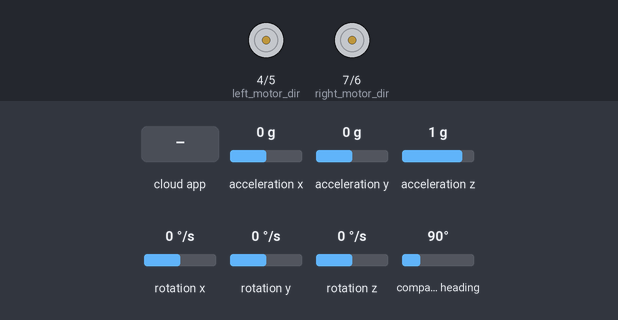
This sketch was run on a simulated Arduino Uno, built with avr-gcc and run on an emulated ATmega328P. On the bench: direction and speed pins drawn as motors (green arrow = direction pin HIGH = forward, orange = LOW = backward, longer = more drive). The test bench sets the inputs (shaded band); at power-on: acceleration x 0 g, acceleration y 0 g, acceleration z 1 g, rotation x 0 °/s, rotation y 0 °/s, rotation z 0 °/s, compass heading 90°. The ROS host is connected and sends only what is stated.

Above: at 2.2 s.
2.3 s: the phone or cloud app sets left_cmd_pwm to 45
At 3.1 s:
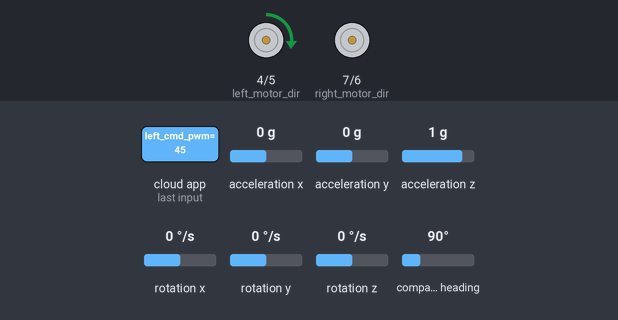
3.8 s: the phone or cloud app sets right_cmd_pwm to 45
At 4.2 s:
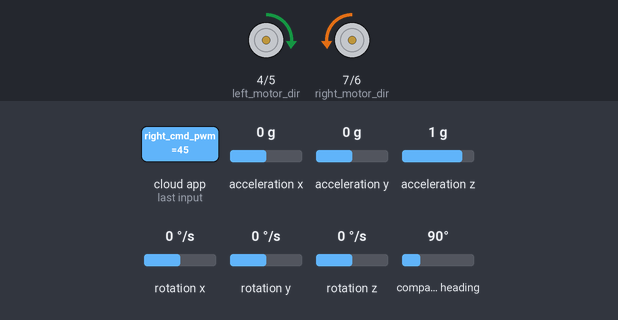
5.3 s: the phone or cloud app sets left_cmd_pwm to 0
At 6.5 s:
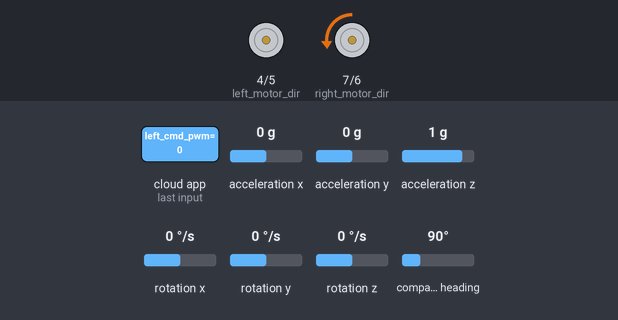
6.8 s: the phone or cloud app sets right_cmd_pwm to 180
At 7.7 s:
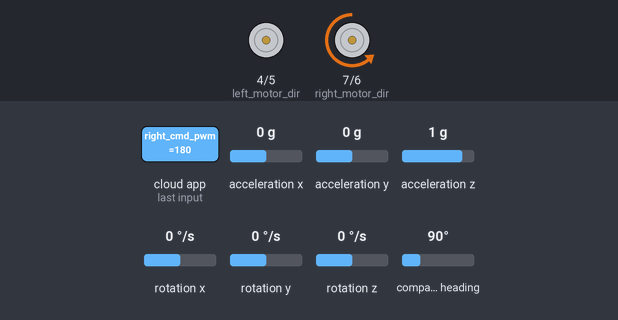
8.3 s: the phone or cloud app sets left_cmd_pwm to 90
At 8.9 s:
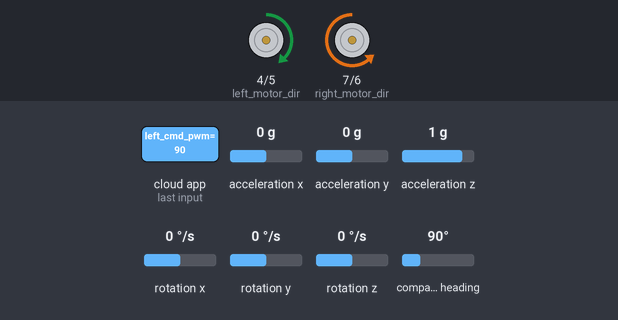
9.8 s: the phone or cloud app sets right_cmd_pwm to 0
At 11.2 s:
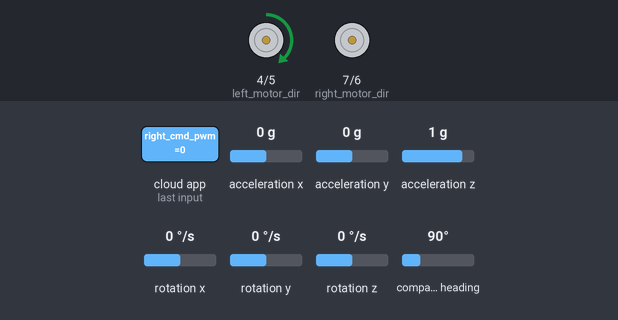
Timing chart, 0 to 12.3 s (numbered marks = the images above; inputs shaded):
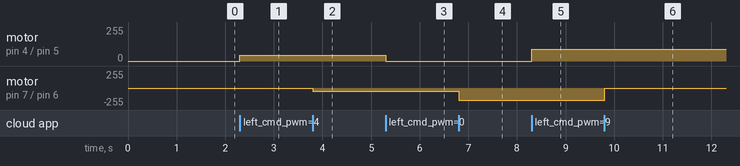

The sketch:

arduino_code_v3.ino
```cpp
// Include library
#define USE_USBCON // For Arduino Due rosserial in every board and computer
#include <ros.h>
#include <std_msgs/Int32.h>
#include <sensor_msgs/Imu.h>
#include <ros/time.h>
#include <tf/tf.h>
#include <tf/transform_broadcaster.h>
#include <geometry_msgs/Quaternion.h>

#include <Wire.h>
#include <Adafruit_Sensor.h>
#include <Adafruit_BNO055.h>
#include <utility/imumaths.h>

// Handles startup and shutdown of ROS
ros::NodeHandle nh;

// Init IMU object
Adafruit_BNO055 myIMU = Adafruit_BNO055(55, 0x28);

// Encoder and Motor Left
#define left_motor_pwm 5
#define left_motor_dir 4
int counter_left = 0;
uint8_t enc_left_A = 10;
uint8_t enc_left_B = 11;

// Encoder and Motor Right
#define right_motor_pwm 6
#define right_motor_dir 7
int counter_right = 0;
uint8_t enc_right_A = 8;
uint8_t enc_right_B = 9;

// preassign variable
int left_pwm;
int right_pwm;

void left_cmd_pwm_cb(const std_msgs::Int32& msg); // function prototype
void right_cmd_pwm_cb(const std_msgs::Int32& msg); // function prototype

// Init Encoder Pub
std_msgs::Int32 right_wheel_tick_count;
ros::Publisher rightPub("right_ticks", &right_wheel_tick_count);

std_msgs::Int32 left_wheel_tick_count;
ros::Publisher leftPub("left_ticks", &left_wheel_tick_count);

// Init Imu Pub
sensor_msgs::Imu imu_data;
ros::Publisher imupub("imu", &imu_data);
geometry_msgs::Quaternion q;

// Init Left wheel velocity Sub
ros::Subscriber<std_msgs::Int32> left_sub("/left_cmd_pwm", &left_cmd_pwm_cb);

// Init Right wheel velocity Sub
ros::Subscriber<std_msgs::Int32> right_sub("/right_cmd_pwm", &right_cmd_pwm_cb);

// 100ms interval for measurements
const int interval = 100;
long previousMillis = 0;
long currentMillis = 0;

void setup() {
  // Motor
  pinMode(left_motor_pwm, OUTPUT);
  pinMode(left_motor_dir, OUTPUT);
  pinMode(right_motor_pwm, OUTPUT);
  pinMode(right_motor_dir, OUTPUT);

  // Interupt encoder
  pinMode(enc_left_A, INPUT_PULLUP);
  pinMode(enc_left_B, INPUT_PULLUP);
  pinMode(enc_right_A, INPUT_PULLUP);
  pinMode(enc_right_B, INPUT_PULLUP);
  attachInterrupt(enc_left_A, ai10, CHANGE);
  attachInterrupt(enc_left_B, ai11, CHANGE);
  attachInterrupt(enc_right_A, ai8, CHANGE);
  attachInterrupt(enc_right_B, ai9, CHANGE);

  // IMU
  myIMU.begin();
  delay(1000);
  myIMU.setExtCrystalUse(true);

  // ROS Setup
  //nh.getHardware()->setBaud(115200);
  nh.initNode();
  nh.subscribe(left_sub); // start subscribe to sub
  nh.subscribe(right_sub);
  nh.advertise(rightPub);
  nh.advertise(leftPub);
  nh.advertise(imupub);
}

void loop() {

  // Record the time
  currentMillis = millis();

  // If 100ms have passed, print the number of ticks
  if (currentMillis - previousMillis > interval) {

    previousMillis = currentMillis;

    uint8_t system, gyro, accel, mg = 0;
    myIMU.getCalibration(&system, &gyro, &accel, &mg);
    imu::Vector<3> acc = myIMU.getVector(Adafruit_BNO055::VECTOR_ACCELEROMETER);
    imu::Vector<3> gyr = myIMU.getVector(Adafruit_BNO055::VECTOR_GYROSCOPE);
    imu::Vector<3> rpy = myIMU.getVector(Adafruit_BNO055::VECTOR_EULER);

    //populate data to msg
    //imu_data.header.seq = 0;
    imu_data.header.stamp = nh.now();
    imu_data.header.frame_id = "imu_link";

    q = tf::createQuaternionFromYaw(rpy.z());

    imu_data.orientation.x = q.x;
    imu_data.orientation.y = q.y;
    imu_data.orientation.z = q.z;
    imu_data.orientation.w = q.w;

    imu_data.angular_velocity.x = gyr.x();
    imu_data.angular_velocity.y = gyr.y();
    imu_data.angular_velocity.z = gyr.z();

    imu_data.linear_acceleration.x = acc.x();
    imu_data.linear_acceleration.y = acc.y();
    imu_data.linear_acceleration.z = acc.z();

    imupub.publish( &imu_data );
  }
  rightPub.publish( &right_wheel_tick_count );
  leftPub.publish( &left_wheel_tick_count );
  nh.spinOnce(); // "spinonce" have to be outside of "if" to avoid msg not publish
}
```

cmd_pwm.ino
```cpp
// callback function for subcribe to left wheel
void left_cmd_pwm_cb(const std_msgs::Int32& msg)
{
  // get linear and angular velocity from twist
  left_pwm = msg.data;

  // write pwm to pin
  if ( left_pwm < 0) {
    analogWrite(left_motor_pwm, abs(left_pwm));
    digitalWrite(left_motor_dir, 0);
  }
  else if ( left_pwm > 0) {
    analogWrite(left_motor_pwm, left_pwm);
    digitalWrite(left_motor_dir, 1);
  }
  else {
    analogWrite(left_motor_pwm, 0);
    digitalWrite(left_motor_dir, 0);
  }
}


// callback function for subcribe to right wheel
void right_cmd_pwm_cb(const std_msgs::Int32& msg)
{
  // get linear and angular velocity from twist
  right_pwm = msg.data;

  // write pwm to pin
  if (right_pwm < 0) {
    analogWrite(right_motor_pwm, abs(right_pwm));
    digitalWrite(right_motor_dir, 1);
  }
  else if (right_pwm > 0) {
    analogWrite(right_motor_pwm, right_pwm);
    digitalWrite(right_motor_dir, 0);
  }
  else {
    analogWrite(right_motor_pwm, 0);
    digitalWrite(right_motor_dir, 0);
  }
}
```

encoder.ino
```cpp
void ai10() {
  if (digitalRead(enc_left_A) == HIGH) {
    if (digitalRead(enc_left_B) == LOW) {
      counter_left--;
    }
    else {
      counter_left++;
    }
  }
  else {
    if (digitalRead(enc_left_B) == LOW) {
      counter_left++;
    }
    else {
      counter_left--;
    }
  }
  left_wheel_tick_count.data = counter_left;
}

void ai11() {
  if (digitalRead(enc_left_B) == HIGH) {
    if (digitalRead(enc_left_A) == LOW) {
      counter_left++;
    }
    else {
      counter_left--;
    }
  }
  else {
    if (digitalRead(enc_left_A) == LOW) {
      counter_left--;
    }
    else {
      counter_left++;
    }
  }
  left_wheel_tick_count.data = counter_left;
}


void ai8() {
  if (digitalRead(enc_right_A) == HIGH) {
    if (digitalRead(enc_right_B) == LOW) {
      counter_right++;
    }
    else {
      counter_right--;
    }
  }
  else {
    if (digitalRead(enc_right_B) == LOW) {
      counter_right--;
    }
    else {
      counter_right++;
    }
  }
  right_wheel_tick_count.data = counter_right;
}

void ai9() {
  if (digitalRead(enc_right_B) == HIGH) {
    if (digitalRead(enc_right_A) == LOW) {
      counter_right--;
    }
    else {
      counter_right++;
    }
  }
  else {
    if (digitalRead(enc_right_A) == LOW) {
      counter_right++;
    }
    else {
      counter_right--;
    }
  }
  right_wheel_tick_count.data = counter_right;
}
```

Measured:
- after the input at 2.3 s, motor on pin 4 (left_motor_dir) / pin 5 (left_motor_pwm): stopped → forward 45/255 at once
- after the input at 3.8 s, motor on pin 7 (right_motor_dir) / pin 6 (right_motor_pwm): stopped → backward 45/255 at once
- after the input at 5.3 s, motor on pin 4 (left_motor_dir) / pin 5 (left_motor_pwm): forward 45/255 → stopped at once
- after the input at 6.8 s, motor on pin 7 (right_motor_dir) / pin 6 (right_motor_pwm): backward 45/255 → backward 180/255 at once
- after the input at 8.3 s, motor on pin 4 (left_motor_dir) / pin 5 (left_motor_pwm): stopped → forward 90/255 at once
- after the input at 9.8 s, motor on pin 7 (right_motor_dir) / pin 6 (right_motor_pwm): backward 180/255 → stopped at once
